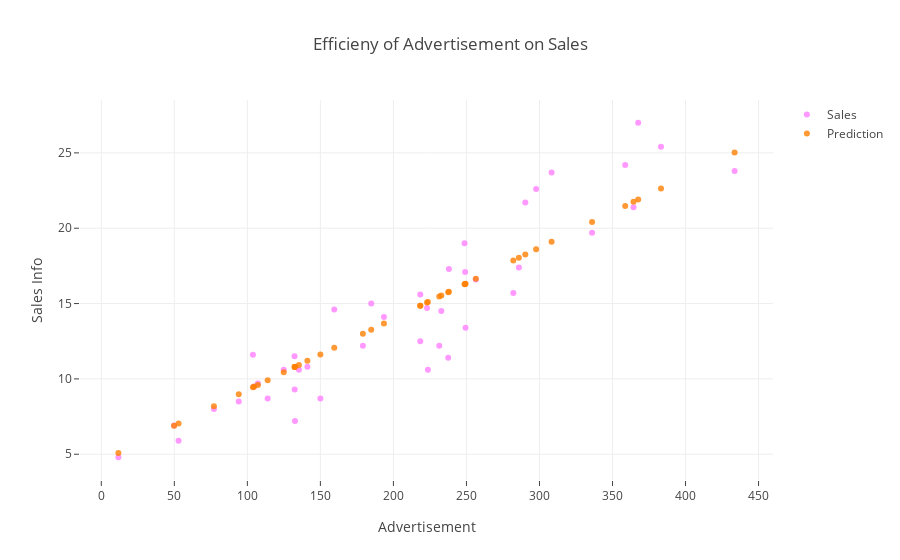

Here is the notebook cell this chart was saved with:
### Code cell
# prepare data frames

# import graph objects as "go"
import plotly.graph_objs as go
# creating trace1
trace1 =go.Scatter(
                    x = pandas_df.Advertisement,
                    y = pandas_df.label,
                    mode = "markers",
                    name = "Sales",
                    marker = dict(color = 'rgba(255, 128, 255, 0.8)'),
                    text= "Sales Information")
# creating trace2
trace2 =go.Scatter(
                    x = pandas_df.Advertisement,
                    y = pandas_df.prediction,
                    mode = "markers",
                    name = "Prediction",
                    marker = dict(color = 'rgba(255, 128, 2, 0.8)'),
                    text= "Prediction Information")

data = [trace1, trace2]
layout = dict(title = 'Efficieny of Advertisement on Sales',
              xaxis= dict(title= 'Advertisement',ticklen= 5,zeroline= False),
              yaxis= dict(title= 'Sales Info',ticklen= 5,zeroline= False)
             )
fig = dict(data = data, layout = layout)
iplot(fig)

### Figure 1 — Plotly figure (JSON) as saved in the notebook; plotly's stock layout.template omitted (floating-point values rounded to 4 significant figures)
{"data": [{"marker": {"color": "rgba(255, 128, 255, 0.8)"}, "mode": "markers", "name": "Sales", "text": "Sales Information", "type": "scatter", "uid": "07a5a6ce-3239-436f-aac9-3fef409135ff", "x": [132.4, 132.6, 11.7, 223.6, 218.4, 184.8, 364.4, 285.9, 104.5, 256.4, 249.1, 94.1, 135.3, 237.5, 297.7, 308.3, 358.7, 282.1, 150, 49.8, 290.3, 132.3, 383.2, 433.6, 223, 113.9, 193.5, 159.5, 179.1, 336, 124.9, 141.1, 103.8, 248.7, 218.4, 77.1, 231.4, 232.8, 367.6, 238.0, 52.9, 107.2, 249.4], "y": [9.3, 7.2, 4.8, 10.6, 12.5, 15, 21.4, 17.4, 9.5, 16.6, 17.1, 8.5, 10.6, 11.4, 22.6, 23.7, 24.2, 15.7, 8.7, 6.9, 21.7, 11.5, 25.4, 23.8, 14.7, 8.7, 14.1, 14.6, 12.2, 19.7, 10.6, 10.8, 11.6, 19, 15.6, 8, 12.2, 14.5, 27, 17.3, 5.9, 9.7, 13.4]}, {"marker": {"color": "rgba(255, 128, 2, 0.8)"}, "mode": "markers", "name": "Prediction", "text": "Prediction Information", "type": "scatter", "uid": "a12c2316-291e-43cf-953c-5a955ea69b1f", "x": [132.4, 132.6, 11.7, 223.6, 218.4, 184.8, 364.4, 285.9, 104.5, 256.4, 249.1, 94.1, 135.3, 237.5, 297.7, 308.3, 358.7, 282.1, 150, 49.8, 290.3, 132.3, 383.2, 433.6, 223, 113.9, 193.5, 159.5, 179.1, 336, 124.9, 141.1, 103.8, 248.7, 218.4, 77.1, 231.4, 232.8, 367.6, 238.0, 52.9, 107.2, 249.4], "y": [10.79, 10.8, 5.09, 15.1, 14.85, 13.27, 21.75, 18.04, 9.473, 16.65, 16.3, 8.982, 10.93, 15.76, 18.6, 19.1, 21.48, 17.86, 11.62, 6.889, 18.25, 10.79, 22.64, 25.02, 15.07, 9.917, 13.68, 12.07, 13.0, 20.41, 10.44, 11.2, 9.44, 16.28, 14.85, 8.179, 15.47, 15.53, 21.9, 15.78, 7.036, 9.601, 16.32]}], "layout": {"title": {"text": "Efficieny of Advertisement on Sales"}, "xaxis": {"ticklen": 5, "title": {"text": "Advertisement"}, "zeroline": false}, "yaxis": {"ticklen": 5, "title": {"text": "Sales Info"}, "zeroline": false}}}
